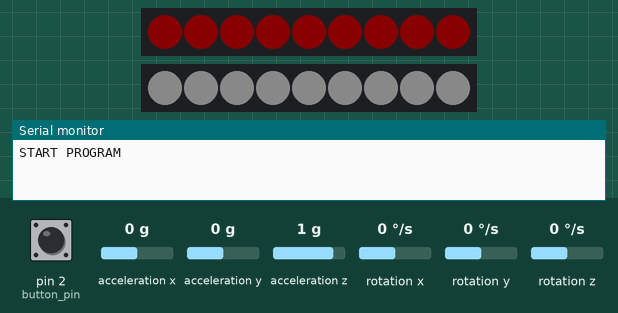
Simulated run of this sketch. Board: Arduino Uno, built with avr-gcc and run on an emulated ATmega328P. Shown: 2 × 9 RGB LEDs in strip order, left to right, the last lines printed to the serial monitor. Wiring (inferred from the names in the program): MPU-6050 motion sensor at I2C address 0x68. The inputs (shaded band) are chosen by the test bench; at power-on: pin 2 (button_pin) LOW, acceleration x 0 g, acceleration y 0 g, acceleration z 1 g, rotation x 0 °/s, rotation y 0 °/s, rotation z 0 °/s. Dim RGB values are drawn brighter than linear.

Above: at 0.8 s.
0.9 s: pin 2 (button_pin) pulled HIGH for 0.15 s
At 1.5 s:
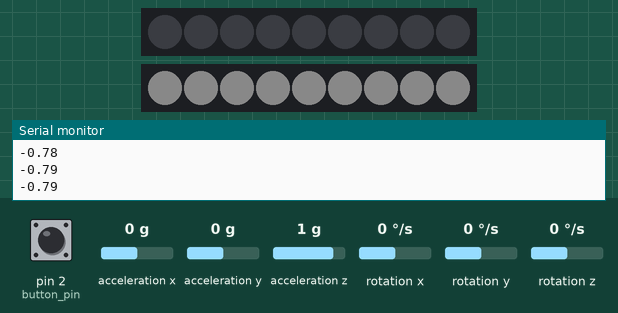
At 5.95 s:
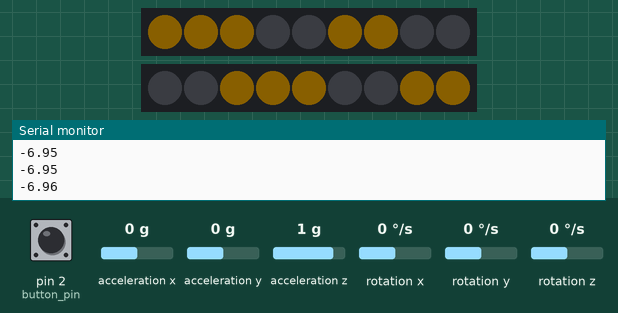
Timing chart, 0 to 7.5 s (numbered marks = the images above; inputs shaded):
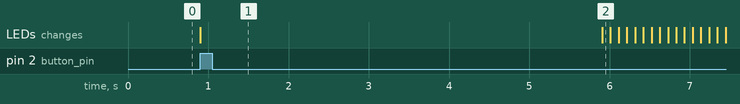

The sketch:

main.ino
```cpp
#include <Wire.h>
#include <Servo.h>
#include <microLED.h>

const int gyro_address = 0x68;
int raw_gyro_data[7];
double axis_speed[] = {0.0, 0.0, 0.0}, axis_angle[] = {0.0, 0.0, 0.0}; // x, y, z
//double axis_accel[] = {0.0, 0.0, 0.0}, axis_linear_speed[] = {0.0, 0.0, 0.0}; // x, y, z // слишком неточно
unsigned long start_time = 0; // микросекунды, нужно для интегрирования по угловой скорости

unsigned long start_servo_time = 0; // милисекунды, отслеживает время езды

const int left_motor_pin = 6, right_motor_pin = 5;
const int left_pwm[] = {544, 1480, 2400};
const int right_pwm[] = {544, 1460, 2400};
int base_speed = 20; // регулирование должно быть относительно базовой скорости
Servo left_motor, right_motor;

const int back_LED_pin = 9, front_LED_pin = 10;
const int LED_amount = 9;
int base_brightness = 10;
microLED<LED_amount, back_LED_pin, MLED_NO_CLOCK, LED_WS2812, ORDER_GRB, CLI_AVER> back_LED;
microLED<LED_amount, front_LED_pin, MLED_NO_CLOCK, LED_WS2812, ORDER_GRB, CLI_AVER> front_LED;

const int button_pin = 2;

bool button_check(){
  bool value = digitalRead(button_pin);
  return value;
  }

void gyro_setup(){
  Wire.beginTransmission(gyro_address);
  Wire.write(0x6B);
  Wire.write(0x00);     // set to zero (wakes up the MPU-6050)
  Wire.endTransmission(true);
  /*
  Wire.beginTransmission(gyro_address);
  Wire.write(0x1C);
  Wire.write(0x00);
  Wire.endTransmission();

  Wire.beginTransmission(gyro_address);
  Wire.write(0x1B);
  Wire.write(0x00);
  Wire.endTransmission();
  */
  start_time = micros();
  return;
  }

void get_raw_gyro(){
  Wire.beginTransmission(gyro_address);
  Wire.write(0x3B);  // starting with register 0x3B (ACCEL_XOUT_H)
  Wire.endTransmission(false);
  Wire.requestFrom(gyro_address, 14, true);
  for (byte i = 0; i < 7; i++) {
    raw_gyro_data[i] = (Wire.read() << 8 | Wire.read());
    }

  return;
  }

void reform_gyro_data(){
  double speed = 250.0; //+-250 град/с диапазон
  double speed_coef = speed / 32768;
  //double g = 9.81; //+-2G диапазон
  //double accel_coef = 2 * g / 32768;

  axis_speed[0] = -1 * (raw_gyro_data[4] * speed_coef + 0.75);
  axis_speed[1] = -1 * (raw_gyro_data[5] * speed_coef - 1.48);
  axis_speed[2] = -1 * (raw_gyro_data[6] * speed_coef + 1.5);

  //axis_accel[0] = raw_gyro_data[0] * accel_coef - 0.95;
  //axis_accel[1] = raw_gyro_data[1] * accel_coef + 0.26;
  //axis_accel[2] = raw_gyro_data[2] * accel_coef + 10.6;

  return;
  }

void get_angles_and_speed(){
  unsigned long time_diff = micros() - start_time;
  if (time_diff < 0) time_diff = micros();

  for (byte i = 0; i < 3; i++){
    axis_angle[i] += axis_speed[i] * time_diff / 1000 / 1000;
    if (axis_angle[i] >= 360.0) axis_angle[i] -= 360.0;
    if (axis_angle[i] <= -360.0) axis_angle[i] += 360.0;

    //axis_linear_speed[i] += axis_accel[i] * time_diff / 1000 / 1000;

    }
  start_time = micros();
  return;
  }

void sleep(int miliseconds){
  int time = millis();
  while((millis() - time) < miliseconds);
  return;
  }

void init_motor(Servo motor, int motor_pin, int pwm_arr[]){
  motor.attach(motor_pin, pwm_arr[0], pwm_arr[2]);
  motor.writeMicroseconds(pwm_arr[1]);
  return;
  }

void set_motor_speed(Servo motor, int pwm_arr[], int speed){ // 100 - max speed, -100 - min speed
  int pwm_speed = pwm_arr[1];

  if (speed < 0) pwm_speed = ((pwm_arr[1] - pwm_arr[0]) / 100.0) * speed + pwm_arr[1];
  if (speed >= 0) pwm_speed = ((pwm_arr[2] - pwm_arr[1]) / 100.0) * speed + pwm_arr[1];

  if (speed > 100) pwm_speed = pwm_arr[2];
  if (speed < -100) pwm_speed = pwm_arr[0];

  motor.writeMicroseconds(pwm_speed);
  return;
  }

void move_straight(int speed){
  set_motor_speed(left_motor, left_pwm, speed);
  set_motor_speed(right_motor, right_pwm, -speed);
  return;
  }

void fill_back_colour(long int colour){
  back_LED.setBrightness(base_brightness);
  back_LED.fill(colour);
  back_LED.show();
  return;
  }

void fill_front_colour(long int colour){
  front_LED.setBrightness(base_brightness);
  front_LED.fill(colour);
  front_LED.show();
  return;
  }

void right_arrors_light(long int colour){
  back_LED.clear();
  back_LED.fill(7, 8, colour);
  back_LED.fill(2, 4, colour);
  back_LED.setBrightness(base_brightness);

  front_LED.clear();
  front_LED.fill(0, 2, colour);
  front_LED.fill(5, 6, colour);
  front_LED.setBrightness(base_brightness);

  back_LED.show();
  front_LED.show();
  return;
  }

void left_arrors_light(long int colour){
  front_LED.clear();
  front_LED.fill(7, 8, colour);
  front_LED.fill(2, 4, colour);
  front_LED.setBrightness(base_brightness);

  back_LED.clear();
  back_LED.fill(0, 2, colour);
  back_LED.fill(5, 6, colour);
  back_LED.setBrightness(base_brightness);

  back_LED.show();
  front_LED.show();
  return;
  }

void fix_angle(double angle){
  double angle_diff = angle - axis_angle[2];
  double k = 1.0;
  int speed_diff = int(k * angle_diff); // тут регулирование

  if (speed_diff > 20) speed_diff = 20; // тут ограничение по регулированию
  if (speed_diff < -20) speed_diff = -20;

  set_motor_speed(left_motor, left_pwm, base_speed - speed_diff);
  set_motor_speed(right_motor, right_pwm, -(base_speed + speed_diff));
  return;
  }

void speed_up(byte add){
  if (base_speed >= 80) return;
  base_speed += add;
  return;
  }

void setup() {
  Serial.begin(19200);
  Wire.begin();
  Serial.println("START PROGRAM");

  pinMode(button_pin, INPUT);

  init_motor(left_motor, left_motor_pin, left_pwm);
  init_motor(right_motor, right_motor_pin, right_pwm);
  move_straight(0);

  fill_back_colour(0xFF0000); // red
  fill_front_colour(0xFFFFFF); // white

  while(!button_check()); // ожидание нажатия кнопки

  fill_back_colour(0x000000); // black
  gyro_setup();
  start_servo_time = millis();

  sleep(100);
  move_straight(base_speed);
  }

void loop() {
  unsigned long move_time = 5*1000; //10 секунд ехать прямо

  get_raw_gyro();
  reform_gyro_data();
  get_angles_and_speed();
  Serial.println(axis_angle[2]);

  unsigned long current_time = millis() - start_servo_time;

  if(current_time < move_time) {
    fix_angle(0);
    speed_up(1);
    }
  if((current_time > move_time) && (current_time < move_time * 2)){
    fix_angle(180);
    base_speed = 0;
    left_arrors_light(0xFFA500);
    sleep(100);
    left_arrors_light(0x000000);
    sleep(100);
    }
  if(current_time > move_time * 2) {
    base_speed = 0;
    move_straight(0);
    fill_back_colour(0xFF0000); // red
    fill_front_colour(0xFFFFFF); // white
    return; //все что дальше не выполнится по окончанию таймера
    }


  }
```

Measured:
- after the input at 0.9 s, the LEDs: change at once (image 1)
